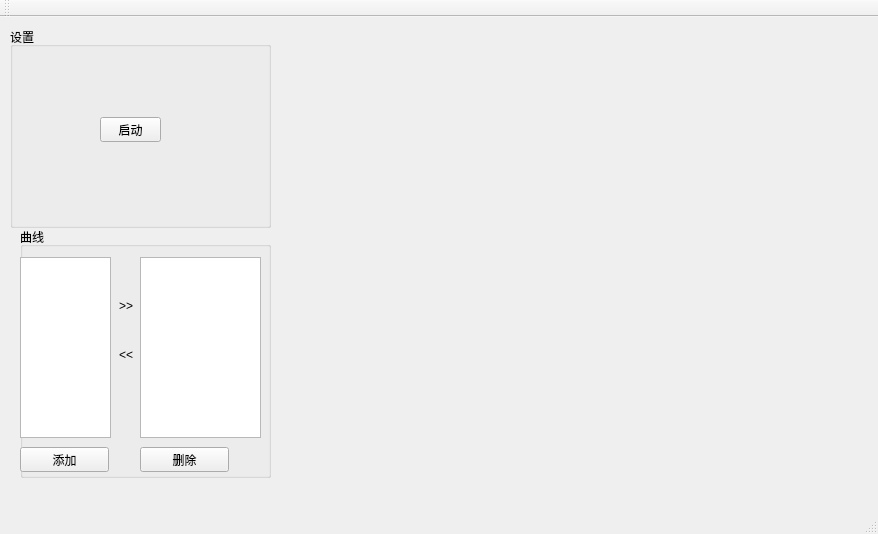
<?xml version="1.0" encoding="UTF-8"?>
<ui version="4.0">
 <class>MainWindow</class>
 <widget class="QMainWindow" name="MainWindow">
  <property name="geometry">
   <rect>
    <x>0</x>
    <y>0</y>
    <width>878</width>
    <height>534</height>
   </rect>
  </property>
  <property name="windowTitle">
   <string>ChartLine</string>
  </property>
  <widget class="QWidget" name="centralWidget">
   <widget class="QGroupBox" name="groupBox">
    <property name="geometry">
     <rect>
      <x>10</x>
      <y>10</y>
      <width>261</width>
      <height>201</height>
     </rect>
    </property>
    <property name="title">
     <string>设置</string>
    </property>
    <widget class="QPushButton" name="btnTimer">
     <property name="geometry">
      <rect>
       <x>90</x>
       <y>90</y>
       <width>61</width>
       <height>25</height>
      </rect>
     </property>
     <property name="text">
      <string>启动</string>
     </property>
    </widget>
   </widget>
   <widget class="QChartView" name="widget" native="true">
    <property name="geometry">
     <rect>
      <x>280</x>
      <y>10</y>
      <width>581</width>
      <height>451</height>
     </rect>
    </property>
   </widget>
   <widget class="QGroupBox" name="groupBox_2">
    <property name="geometry">
     <rect>
      <x>20</x>
      <y>210</y>
      <width>251</width>
      <height>251</height>
     </rect>
    </property>
    <property name="title">
     <string>曲线</string>
    </property>
    <widget class="QListWidget" name="lstLineTemp">
     <property name="geometry">
      <rect>
       <x>0</x>
       <y>30</y>
       <width>91</width>
       <height>181</height>
      </rect>
     </property>
    </widget>
    <widget class="QListWidget" name="lstLineShow">
     <property name="geometry">
      <rect>
       <x>120</x>
       <y>30</y>
       <width>121</width>
       <height>181</height>
      </rect>
     </property>
    </widget>
    <widget class="QPushButton" name="btnDelLine">
     <property name="geometry">
      <rect>
       <x>120</x>
       <y>220</y>
       <width>89</width>
       <height>25</height>
      </rect>
     </property>
     <property name="text">
      <string>删除</string>
     </property>
    </widget>
    <widget class="QPushButton" name="btnAddLine">
     <property name="geometry">
      <rect>
       <x>0</x>
       <y>220</y>
       <width>89</width>
       <height>25</height>
      </rect>
     </property>
     <property name="text">
      <string>添加</string>
     </property>
    </widget>
    <widget class="QLabel" name="label">
     <property name="geometry">
      <rect>
       <x>99</x>
       <y>70</y>
       <width>21</width>
       <height>17</height>
      </rect>
     </property>
     <property name="text">
      <string>&gt;&gt;</string>
     </property>
    </widget>
    <widget class="QLabel" name="label_2">
     <property name="geometry">
      <rect>
       <x>99</x>
       <y>120</y>
       <width>21</width>
       <height>17</height>
      </rect>
     </property>
     <property name="text">
      <string>&lt;&lt;</string>
     </property>
    </widget>
   </widget>
  </widget>
  <widget class="QMenuBar" name="menuBar">
   <property name="geometry">
    <rect>
     <x>0</x>
     <y>0</y>
     <width>878</width>
     <height>22</height>
    </rect>
   </property>
  </widget>
  <widget class="QToolBar" name="mainToolBar">
   <attribute name="toolBarArea">
    <enum>TopToolBarArea</enum>
   </attribute>
   <attribute name="toolBarBreak">
    <bool>false</bool>
   </attribute>
  </widget>
  <widget class="QStatusBar" name="statusBar"/>
 </widget>
 <layoutdefault spacing="6" margin="11"/>
 <customwidgets>
  <customwidget>
   <class>QChartView</class>
   <extends>QWidget</extends>
   <header location="global">QChartView</header>
   <container>1</container>
  </customwidget>
 </customwidgets>
 <resources/>
 <connections/>
</ui>
